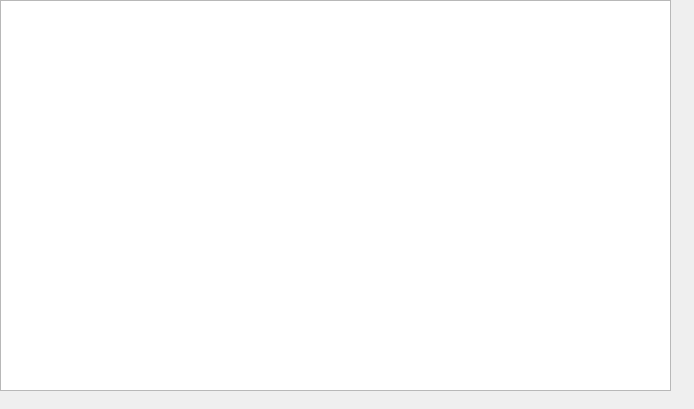
<?xml version="1.0" encoding="UTF-8"?>
<ui version="4.0">
 <class>MainWindow</class>
 <widget class="QMainWindow" name="MainWindow">
  <property name="geometry">
   <rect>
    <x>0</x>
    <y>0</y>
    <width>694</width>
    <height>409</height>
   </rect>
  </property>
  <property name="windowTitle">
   <string>MainWindow</string>
  </property>
  <widget class="QWidget" name="centralWidget">
   <widget class="QGraphicsView" name="graphicsView">
    <property name="geometry">
     <rect>
      <x>0</x>
      <y>0</y>
      <width>671</width>
      <height>391</height>
     </rect>
    </property>
   </widget>
   <widget class="QLabel" name="label">
    <property name="geometry">
     <rect>
      <x>160</x>
      <y>10</y>
      <width>131</width>
      <height>111</height>
     </rect>
    </property>
    <property name="palette">
     <palette>
      <active>
       <colorrole role="WindowText">
        <brush brushstyle="SolidPattern">
         <color alpha="255">
          <red>255</red>
          <green>255</green>
          <blue>255</blue>
         </color>
        </brush>
       </colorrole>
      </active>
      <inactive>
       <colorrole role="WindowText">
        <brush brushstyle="SolidPattern">
         <color alpha="255">
          <red>255</red>
          <green>255</green>
          <blue>255</blue>
         </color>
        </brush>
       </colorrole>
      </inactive>
      <disabled>
       <colorrole role="WindowText">
        <brush brushstyle="SolidPattern">
         <color alpha="255">
          <red>120</red>
          <green>120</green>
          <blue>120</blue>
         </color>
        </brush>
       </colorrole>
      </disabled>
     </palette>
    </property>
    <property name="font">
     <font>
      <pointsize>22</pointsize>
     </font>
    </property>
    <property name="text">
     <string>Score </string>
    </property>
   </widget>
   <widget class="QLabel" name="label_2">
    <property name="geometry">
     <rect>
      <x>310</x>
      <y>10</y>
      <width>131</width>
      <height>111</height>
     </rect>
    </property>
    <property name="palette">
     <palette>
      <active>
       <colorrole role="WindowText">
        <brush brushstyle="SolidPattern">
         <color alpha="255">
          <red>255</red>
          <green>255</green>
          <blue>255</blue>
         </color>
        </brush>
       </colorrole>
      </active>
      <inactive>
       <colorrole role="WindowText">
        <brush brushstyle="SolidPattern">
         <color alpha="255">
          <red>255</red>
          <green>255</green>
          <blue>255</blue>
         </color>
        </brush>
       </colorrole>
      </inactive>
      <disabled>
       <colorrole role="WindowText">
        <brush brushstyle="SolidPattern">
         <color alpha="255">
          <red>120</red>
          <green>120</green>
          <blue>120</blue>
         </color>
        </brush>
       </colorrole>
      </disabled>
     </palette>
    </property>
    <property name="font">
     <font>
      <pointsize>22</pointsize>
      <weight>75</weight>
      <bold>true</bold>
     </font>
    </property>
    <property name="text">
     <string>LIVES:</string>
    </property>
   </widget>
   <widget class="QLabel" name="label_3">
    <property name="geometry">
     <rect>
      <x>10</x>
      <y>10</y>
      <width>141</width>
      <height>111</height>
     </rect>
    </property>
    <property name="palette">
     <palette>
      <active>
       <colorrole role="WindowText">
        <brush brushstyle="SolidPattern">
         <color alpha="255">
          <red>255</red>
          <green>255</green>
          <blue>255</blue>
         </color>
        </brush>
       </colorrole>
      </active>
      <inactive>
       <colorrole role="WindowText">
        <brush brushstyle="SolidPattern">
         <color alpha="255">
          <red>255</red>
          <green>255</green>
          <blue>255</blue>
         </color>
        </brush>
       </colorrole>
      </inactive>
      <disabled>
       <colorrole role="WindowText">
        <brush brushstyle="SolidPattern">
         <color alpha="255">
          <red>120</red>
          <green>120</green>
          <blue>120</blue>
         </color>
        </brush>
       </colorrole>
      </disabled>
     </palette>
    </property>
    <property name="font">
     <font>
      <pointsize>22</pointsize>
      <weight>75</weight>
      <bold>true</bold>
     </font>
    </property>
    <property name="text">
     <string>SCORE:</string>
    </property>
   </widget>
   <widget class="QLabel" name="label_4">
    <property name="geometry">
     <rect>
      <x>460</x>
      <y>10</y>
      <width>91</width>
      <height>111</height>
     </rect>
    </property>
    <property name="palette">
     <palette>
      <active>
       <colorrole role="WindowText">
        <brush brushstyle="SolidPattern">
         <color alpha="255">
          <red>255</red>
          <green>255</green>
          <blue>255</blue>
         </color>
        </brush>
       </colorrole>
      </active>
      <inactive>
       <colorrole role="WindowText">
        <brush brushstyle="SolidPattern">
         <color alpha="255">
          <red>255</red>
          <green>255</green>
          <blue>255</blue>
         </color>
        </brush>
       </colorrole>
      </inactive>
      <disabled>
       <colorrole role="WindowText">
        <brush brushstyle="SolidPattern">
         <color alpha="255">
          <red>120</red>
          <green>120</green>
          <blue>120</blue>
         </color>
        </brush>
       </colorrole>
      </disabled>
     </palette>
    </property>
    <property name="font">
     <font>
      <pointsize>22</pointsize>
     </font>
    </property>
    <property name="text">
     <string>L</string>
    </property>
   </widget>
  </widget>
 </widget>
 <layoutdefault spacing="6" margin="11"/>
 <resources/>
 <connections/>
</ui>
